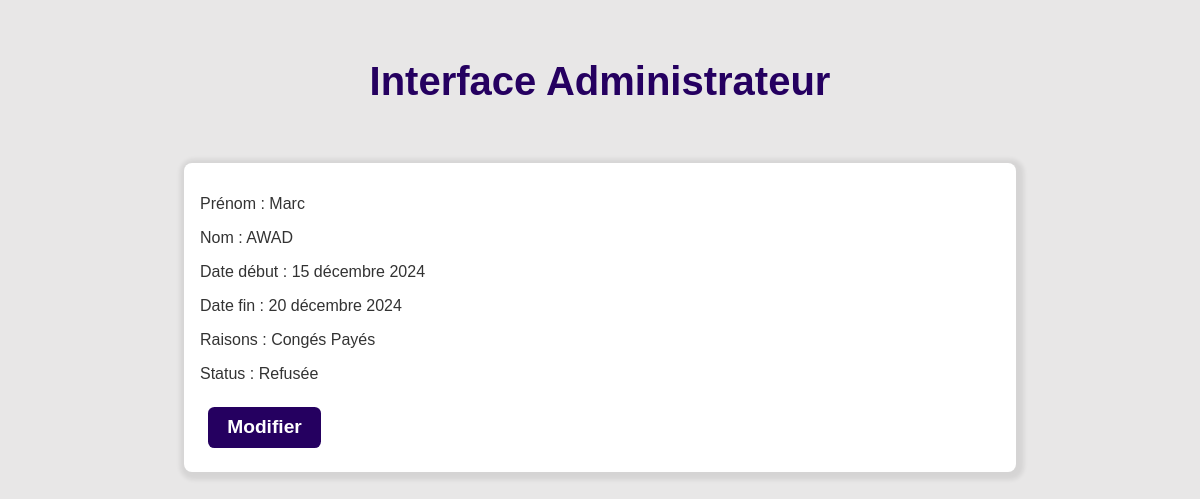
The app's page /administrateur/, older data.
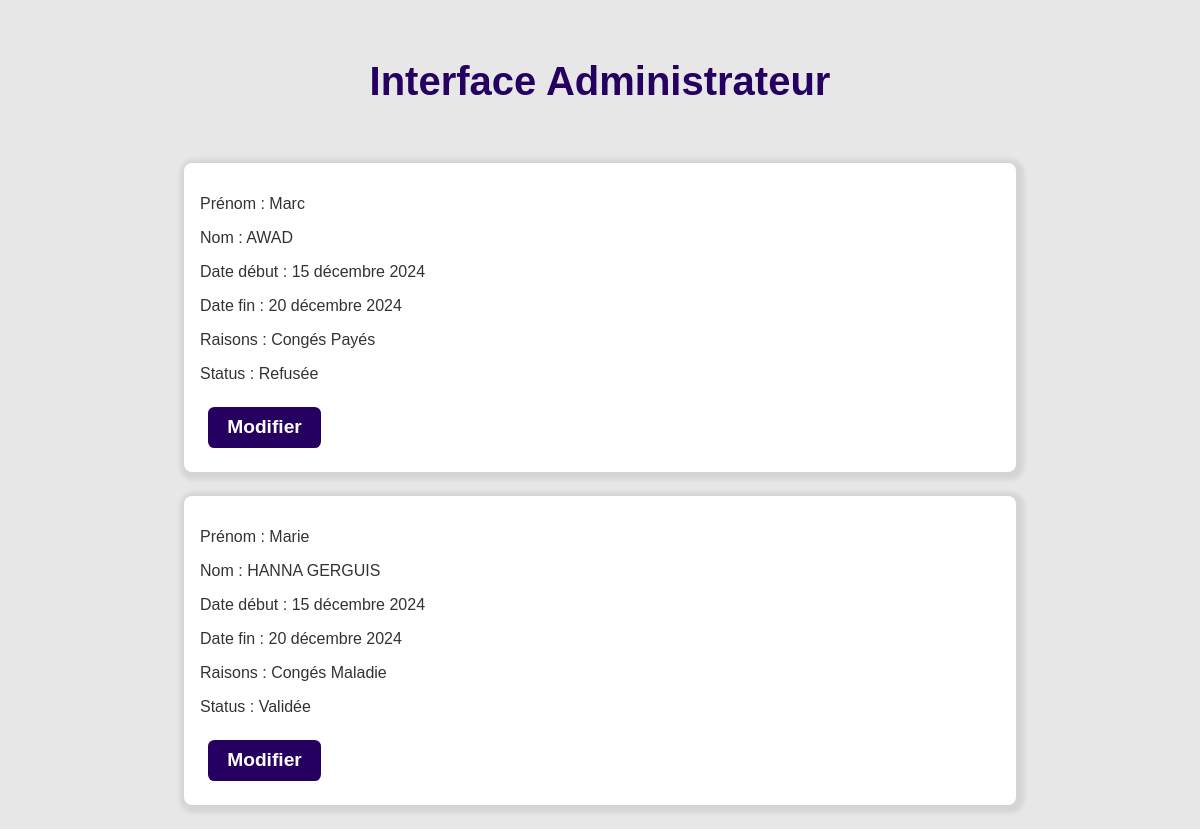
The same page, newer data.
### myApp/models.py (models this page shows, shortened)
class Conges(models.Model):
    name = models.CharField(max_length=100)
    lastname = models.CharField(max_length=100)
    email = models.EmailField()
    date = models.DateField()
    end_date = models.DateField()
    REASONS = [
    ('conges_payes', 'Congés Payés'),
    ('conges_maladie', 'Congés Maladie'),
    ('conges_exceptionnels', 'Congés Exceptionnels'),]
    reason = models.CharField(max_length=20, choices=REASONS, default='conges_payes')
    STATUS_CHOICES = [
        ('en_attente', 'En attente'),
        ('refusee', 'Refusée'),
        ('validee', 'Validée'),
    ]
    status = models.CharField(max_length=10, choices=STATUS_CHOICES, default='en_attente')

### myApp/views.py (the view, shortened to what this page needs)
# urls.py: path('administrateur/',admin_page),
def admin_page(request):
    conges = Conges.objects.all()
    return render(request, 'admin.html', context={'conges': conges})

### myApp/templates/admin.html (shortened to what this page needs)
<!DOCTYPE html>
<html lang="fr">
<head>
    {% load static %}
    <link rel="stylesheet" href="{% static 'css/style.css' %}">
</head>
<body>
    <h1>Interface Administrateur</h1>
    {% for conge in conges %}
        <div class ='div_demande_recap'>
            <p>Prénom : {{conge.name}}</p>
            <p>Nom : {{conge.lastname}}</p>
            <p>Date début : {{conge.date}}</p>
            <p>Date fin : {{conge.end_date}}</p>
            <p>Raisons : {{conge.get_reason_display}}</p>
            <p>Status : {{conge.get_status_display}}</p>
            {% if conge.status == 'en_attente' %}
                <form method="POST" style="display:inline;" class="form_button">
                {% csrf_token %}
                <input type="hidden" name="id" value="{{ conge.id }}">
                <input type="hidden" name="action" value="refuser">
                <button type="submit" class="cancelled_button">✖</button>
                </form>
                <form method="POST" style="display:inline;" class="form_button">
                {% csrf_token %}
                <input type="hidden" name="id" value="{{ conge.id }}">
                <input type="hidden" name="action" value="valider">
                <button type="submit" class="validate_button">✔</button>
                </form>
            {% else %}
                <form method="POST" style="display:inline;" class="form_button">
                <button type="submit">Modifier</button>
                </form>
            {% endif %}
        </div>
    {% endfor %}
</body>
</html>

Row changes from the older to the newer data that the page shows:
added Conges: name "Marie", lastname "HANNA GERGUIS", date "15 décembre 2024", end_date "20 décembre 2024", reason "Congés Maladie", status "Validée"
